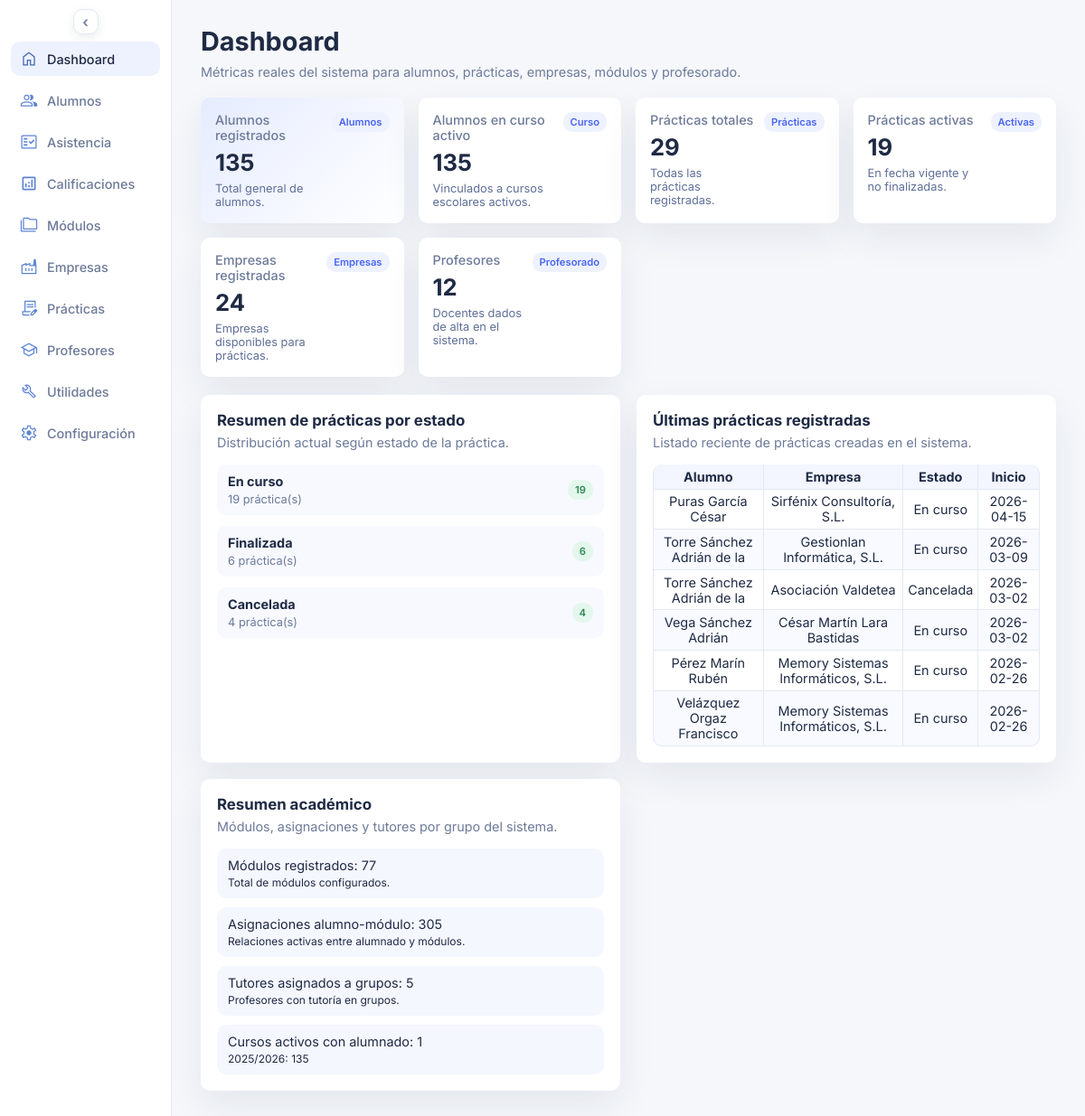
The page / on the database its author committed.
### tables this page shows
CREATE TABLE `practicas` (
  `id_practica` int(10) UNSIGNED NOT NULL,
  `id_alumno` int(10) UNSIGNED NOT NULL,
  `id_empresa` int(10) UNSIGNED NOT NULL,
  `id_direccion` int(10) UNSIGNED DEFAULT NULL,
  `id_empresa_tutor` int(10) UNSIGNED DEFAULT NULL,
  `anexo` smallint(5) UNSIGNED DEFAULT NULL,
  `fecha_inicio` date DEFAULT NULL,
  `fecha_fin` date DEFAULT NULL,
  `fecha_fin_real` date DEFAULT NULL,
  `motivo_exclusion` varchar(60) DEFAULT NULL,
  `id_practica_anterior` int(10) UNSIGNED DEFAULT NULL,
  `dias_extra` tinyint(2) UNSIGNED NOT NULL DEFAULT 0,
  `fecha_fin_extra` date DEFAULT NULL,
  `horas` smallint(5) UNSIGNED NOT NULL DEFAULT 0,
  `circ_excep` tinyint(1) NOT NULL DEFAULT 0,
  `cancelada` tinyint(1) NOT NULL DEFAULT 0,
  `horas_hechas` smallint(5) UNSIGNED NOT NULL DEFAULT 0,
  `mayor_edad` tinyint(1) NOT NULL DEFAULT 0,
  `instrucciones` text DEFAULT NULL,
  `observaciones` text DEFAULT NULL
);

CREATE TABLE `alumnos` (
  `id_alumno` int(10) UNSIGNED NOT NULL,
  `nia` varchar(20) DEFAULT NULL,
  `dni` varchar(20) DEFAULT NULL,
  `seg_soc` varchar(20) DEFAULT NULL,
  `apellido1` varchar(60) NOT NULL,
  `apellido2` varchar(60) DEFAULT NULL,
  `nombre` varchar(60) NOT NULL,
  `fecha_nacimiento` date DEFAULT NULL,
  `horas_ffe_aprobadas` smallint(5) UNSIGNED DEFAULT NULL,
  `id_provincia` int(10) UNSIGNED DEFAULT NULL,
  `id_localidad` int(10) UNSIGNED DEFAULT NULL,
  `cp` varchar(10) DEFAULT NULL,
  `repite_curso` tinyint(1) DEFAULT 0,
  `nombre_tutor1` varchar(60) DEFAULT NULL,
  `telefono_tutor1` varchar(20) DEFAULT NULL,
  `correo_tutor1` varchar(150) DEFAULT NULL,
  `nombre_tutor2` varchar(60) DEFAULT NULL,
  `telefono_tutor2` varchar(20) DEFAULT NULL,
  `correo_tutor2` varchar(150) DEFAULT NULL,
  `faltas_10_dia` date DEFAULT NULL,
  `faltas_10_cantidad` smallint(5) UNSIGNED NOT NULL DEFAULT 0,
  `faltas_15_dia` date DEFAULT NULL,
  `faltas_15_cantidad` smallint(5) UNSIGNED NOT NULL DEFAULT 0,
  `comentarios` text DEFAULT NULL
);

CREATE TABLE `empresas` (
  `id_empresa` int(10) UNSIGNED NOT NULL,
  `cif` varchar(20) DEFAULT NULL,
  `nombre` varchar(60) NOT NULL,
  `apellido1` varchar(60) DEFAULT NULL,
  `apellido2` varchar(60) DEFAULT NULL,
  `nombre_comercial` varchar(150) DEFAULT NULL,
  `convenio` smallint(5) UNSIGNED DEFAULT NULL,
  `notas` text DEFAULT NULL
);

### index.php (called while the page is built)
<?php
require __DIR__ . '/dashboard.php';

### dashboard.php (the view, shortened to what this page needs)
<?php
$pdo = null;
try {
  $pdo = db();
} catch (Throwable $exception) {
  $pdo = null;
}
function table_exists(?PDO $pdo, string $table): bool
{
  try {
    $stmt = $pdo->prepare(
      'SELECT 1
       FROM information_schema.TABLES
       WHERE TABLE_SCHEMA = DATABASE()
         AND TABLE_NAME = :table_name
       LIMIT 1'
    );
    $stmt->execute(['table_name' => $table]);
    return (bool) $stmt->fetchColumn();
  } catch (Throwable $exception) {
    return false;
  }
}
function fetch_scalar(?PDO $pdo, string $sql, array $params = []): ?int
{
  try {
    $stmt = $pdo->prepare($sql);
    $stmt->execute($params);
    $value = $stmt->fetchColumn();
    return $value !== false ? (int) $value : 0;
  } catch (Throwable $exception) {
    return null;
  }
}
function fetch_rows(?PDO $pdo, string $sql, array $params = []): ?array
{
  try {
    $stmt = $pdo->prepare($sql);
    $stmt->execute($params);
    return $stmt->fetchAll();
  } catch (Throwable $exception) {
    return null;
  }
}
$has_alumnos = table_exists($pdo, 'alumnos');
$has_alumno_curso = table_exists($pdo, 'alumno_curso');
$has_cursos_escolares = table_exists($pdo, 'cursos_escolares');
$has_practicas = table_exists($pdo, 'practicas');
$has_empresas = table_exists($pdo, 'empresas');
$has_modulos = table_exists($pdo, 'modulos');
$has_alumno_modulo = table_exists($pdo, 'alumno_modulo');
$has_profesores = table_exists($pdo, 'profesores');
$has_grupos_tutores = table_exists($pdo, 'grupos_tutores');
$total_alumnos = $has_alumnos
  ? fetch_scalar($pdo, 'SELECT COUNT(*) FROM alumnos')
  : null;
$alumnos_curso_activo = ($has_alumno_curso && $has_cursos_escolares)
  ? fetch_scalar(
    $pdo,
    'SELECT COUNT(*)
     FROM alumno_curso ac
     INNER JOIN cursos_escolares ce ON ce.id_curso_escolar = ac.id_curso_escolar
     WHERE ce.activo = 1'
  )
  : null;
$total_practicas = $has_practicas
  ? fetch_scalar($pdo, 'SELECT COUNT(*) FROM practicas')
  : null;
$practicas_activas = $has_practicas
  ? fetch_scalar(
    $pdo,
    'SELECT COUNT(*)
     FROM practicas p
     WHERE COALESCE(p.cancelada, 0) = 0
       AND p.fecha_inicio IS NOT NULL
       AND p.fecha_inicio <= CURDATE()
       AND COALESCE(p.fecha_fin_extra, p.fecha_fin) IS NOT NULL
       AND COALESCE(p.fecha_fin_extra, p.fecha_fin) >= CURDATE()'
  )
  : null;
$total_empresas = $has_empresas
  ? fetch_scalar($pdo, 'SELECT COUNT(*) FROM empresas')
  : null;
$total_modulos = $has_modulos
  ? fetch_scalar($pdo, 'SELECT COUNT(*) FROM modulos')
  : null;
$total_asignaciones_modulo = $has_alumno_modulo
  ? fetch_scalar($pdo, 'SELECT COUNT(*) FROM alumno_modulo')
  : null;
$total_profesores = $has_profesores
  ? fetch_scalar($pdo, 'SELECT COUNT(*) FROM profesores')
  : null;
$total_tutores_grupo = $has_grupos_tutores
  ? fetch_scalar($pdo, 'SELECT COUNT(DISTINCT id_profesor) FROM grupos_tutores')
  : null;
$practicas_por_estado = $has_practicas
  ? fetch_rows(
    $pdo,
    'SELECT
      CASE
        WHEN COALESCE(p.cancelada, 0) = 1 THEN "Cancelada"
        WHEN p.fecha_inicio IS NULL OR p.fecha_inicio = "" OR COALESCE(p.fecha_fin_extra, p.fecha_fin) IS NULL OR COALESCE(p.fecha_fin_extra, p.fecha_fin) = "" THEN "No disponible"
        WHEN CURDATE() < p.fecha_inicio THEN "En espera"
        WHEN CURDATE() <= COALESCE(p.fecha_fin_extra, p.fecha_fin) THEN "En curso"
        ELSE "Finalizada"
      END AS estado,
      COUNT(*) AS total
     FROM practicas p
     GROUP BY estado
     ORDER BY total DESC, estado ASC'
  )
  : null;
$ultimas_practicas = ($has_practicas && $has_alumnos && $has_empresas)
  ? fetch_rows(
    $pdo,
    'SELECT
      p.id_practica,
      p.fecha_inicio,
      p.fecha_fin,
      CASE
        WHEN COALESCE(p.cancelada, 0) = 1 THEN "Cancelada"
        WHEN p.fecha_inicio IS NULL OR p.fecha_inicio = "" OR COALESCE(p.fecha_fin_extra, p.fecha_fin) IS NULL OR COALESCE(p.fecha_fin_extra, p.fecha_fin) = "" THEN "No disponible"
        WHEN CURDATE() < p.fecha_inicio THEN "En espera"
        WHEN CURDATE() <= COALESCE(p.fecha_fin_extra, p.fecha_fin) THEN "En curso"
        ELSE "Finalizada"
      END AS estado,
      a.nombre AS alumno_nombre,
      a.apellido1 AS alumno_apellido1,
      a.apellido2 AS alumno_apellido2,
      e.nombre AS empresa_nombre,
      e.apellido1 AS empresa_apellido1,
      e.apellido2 AS empresa_apellido2
     FROM practicas p
     INNER JOIN alumnos a ON a.id_alumno = p.id_alumno
     INNER JOIN empresas e ON e.id_empresa = p.id_empresa
     ORDER BY p.id_practica DESC
     LIMIT 6'
  )
  : null;
$alumnos_por_curso_activo = ($has_alumno_curso && $has_cursos_escolares)
  ? fetch_rows(
    $pdo,
    'SELECT ce.curso_escolar, COUNT(*) AS total
     FROM alumno_curso ac
     INNER JOIN cursos_escolares ce ON ce.id_curso_escolar = ac.id_curso_escolar
     WHERE ce.activo = 1
     GROUP BY ce.id_curso_escolar, ce.curso_escolar
     ORDER BY ce.curso_escolar ASC'
  )
  : null;
?>
<!DOCTYPE html>
<html lang="es">
<head>
  <link rel="stylesheet" href="assets/styles.css">
</head>
<body>
  <div class="page">
    <?php require __DIR__ . '/includes/sidebar.php'; ?>
    <main class="content">
      <header class="header">
        <div>
          <h1>Dashboard</h1>
          <p class="subheading">Métricas reales del sistema para alumnos, prácticas, empresas, módulos y profesorado.</p>
        </div>
      </header>
      <section class="cards">
        <article class="card highlight">
          <div>
            <p class="card-label">Alumnos registrados</p>
            <h2><?php echo $total_alumnos !== null ? number_format($total_alumnos, 0, ',', '.') : '—'; ?></h2>
            <p class="card-note"><?php echo $total_alumnos !== null ? 'Total general de alumnos.' : 'Sin datos disponibles'; ?></p>
          </div>
          <span class="card-badge">Alumnos</span>
        </article>
        <article class="card">
          <div>
            <p class="card-label">Alumnos en curso activo</p>
            <h2><?php echo $alumnos_curso_activo !== null ? number_format($alumnos_curso_activo, 0, ',', '.') : '—'; ?></h2>
            <p class="card-note"><?php echo $alumnos_curso_activo !== null ? 'Vinculados a cursos escolares activos.' : 'Sin datos disponibles'; ?></p>
          </div>
          <span class="card-badge">Curso</span>
        </article>
        <article class="card">
          <div>
            <p class="card-label">Prácticas totales</p>
            <h2><?php echo $total_practicas !== null ? number_format($total_practicas, 0, ',', '.') : '—'; ?></h2>
            <p class="card-note"><?php echo $total_practicas !== null ? 'Todas las prácticas registradas.' : 'Sin datos disponibles'; ?></p>
          </div>
          <span class="card-badge">Prácticas</span>
        </article>
        <article class="card">
          <div>
            <p class="card-label">Prácticas activas</p>
            <h2><?php echo $practicas_activas !== null ? number_format($practicas_activas, 0, ',', '.') : '—'; ?></h2>
            <p class="card-note"><?php echo $practicas_activas !== null ? 'En fecha vigente y no finalizadas.' : 'Sin datos disponibles'; ?></p>
          </div>
          <span class="card-badge">Activas</span>
        </article>
        <article class="card">
          <div>
            <p class="card-label">Empresas registradas</p>
            <h2><?php echo $total_empresas !== null ? number_format($total_empresas, 0, ',', '.') : '—'; ?></h2>
            <p class="card-note"><?php echo $total_empresas !== null ? 'Empresas disponibles para prácticas.' : 'Sin datos disponibles'; ?></p>
          </div>
          <span class="card-badge">Empresas</span>
        </article>
        <article class="card">
          <div>
            <p class="card-label">Profesores</p>
            <h2><?php echo $total_profesores !== null ? number_format($total_profesores, 0, ',', '.') : '—'; ?></h2>
            <p class="card-note"><?php echo $total_profesores !== null ? 'Docentes dados de alta en el sistema.' : 'Sin datos disponibles'; ?></p>
          </div>
          <span class="card-badge">Profesorado</span>
        </article>
      </section>
      <section class="grid">
        <article class="panel">
          <div class="panel-header">
            <h3>Resumen de prácticas por estado</h3>
            <p>Distribución actual según estado de la práctica.</p>
          </div>
          <ul class="activity">
            <?php if (!$practicas_por_estado): ?>
              <li>
                <div>
                  <strong>Sin datos disponibles</strong>
                  <p>No se han encontrado estados de prácticas.</p>
                </div>
              </li>
            <?php else: ?>
              <?php foreach ($practicas_por_estado as $fila_estado): ?>
                <li>
                  <div>
                    <strong><?php echo htmlspecialchars((string) $fila_estado['estado'], ENT_QUOTES, 'UTF-8'); ?></strong>
                    <p><?php echo (int) $fila_estado['total']; ?> práctica(s)</p>
                  </div>
                  <span class="status"><?php echo (int) $fila_estado['total']; ?></span>
                </li>
              <?php endforeach; ?>
            <?php endif; ?>
          </ul>
        </article>
        <article class="panel">
          <div class="panel-header">
            <h3>Últimas prácticas registradas</h3>
            <p>Listado reciente de prácticas creadas en el sistema.</p>
          </div>
          <div class="panel-grid">
            <table>
              <thead>
                <tr>
                  <th>Alumno</th>
                  <th>Empresa</th>
                  <th>Estado</th>
                  <th>Inicio</th>
                </tr>
              </thead>
              <tbody>
                <?php if (!$ultimas_practicas): ?>
                  <tr>
                    <td colspan="4">Sin datos disponibles</td>
                  </tr>
                <?php else: ?>
                  <?php foreach ($ultimas_practicas as $practica): ?>
                    <?php
                      $nombre_alumno = trim(implode(' ', array_filter([
                        trim((string) ($practica['alumno_apellido1'] ?? '')),
                        trim((string) ($practica['alumno_apellido2'] ?? '')),
                        trim((string) ($practica['alumno_nombre'] ?? '')),
                      ], static fn ($valor) => $valor !== '')));
                      $nombre_empresa = trim(implode(' ', array_filter([
                        trim((string) ($practica['empresa_nombre'] ?? '')),
                        trim((string) ($practica['empresa_apellido1'] ?? '')),
                        trim((string) ($practica['empresa_apellido2'] ?? '')),
                      ], static fn ($valor) => $valor !== '')));
                    ?>
                    <tr>
                      <td><?php echo htmlspecialchars($nombre_alumno !== '' ? $nombre_alumno : 'No disponible', ENT_QUOTES, 'UTF-8'); ?></td>
                      <td><?php echo htmlspecialchars($nombre_empresa !== '' ? $nombre_empresa : 'No disponible', ENT_QUOTES, 'UTF-8'); ?></td>
                      <td><?php echo htmlspecialchars((string) $practica['estado'], ENT_QUOTES, 'UTF-8'); ?></td>
                      <td><?php echo htmlspecialchars((string) ($practica['fecha_inicio'] ?: 'No disponible'), ENT_QUOTES, 'UTF-8'); ?></td>
                    </tr>
                  <?php endforeach; ?>
                <?php endif; ?>
              </tbody>
            </table>
          </div>
        </article>
        <article class="panel">
          <div class="panel-header">
            <h3>Resumen académico</h3>
            <p>Módulos, asignaciones y tutores por grupo del sistema.</p>
          </div>
          <div class="panel-grid">
            <a class="panel-link" href="modulos.php">
              <span>Módulos registrados: <?php echo $total_modulos !== null ? number_format($total_modulos, 0, ',', '.') : 'Sin datos disponibles'; ?></span>
              <small>Total de módulos configurados.</small>
            </a>
            <a class="panel-link" href="modulos.php">
              <span>Asignaciones alumno-módulo: <?php echo $total_asignaciones_modulo !== null ? number_format($total_asignaciones_modulo, 0, ',', '.') : 'Sin datos disponibles'; ?></span>
              <small>Relaciones activas entre alumnado y módulos.</small>
            </a>
            <a class="panel-link" href="profesores.php">
              <span>Tutores asignados a grupos: <?php echo $total_tutores_grupo !== null ? number_format($total_tutores_grupo, 0, ',', '.') : 'Sin datos disponibles'; ?></span>
              <small>Profesores con tutoría en grupos.</small>
            </a>
            <a class="panel-link" href="alumnos.php">
              <span>Cursos activos con alumnado: <?php echo $alumnos_por_curso_activo ? count($alumnos_por_curso_activo) : 0; ?></span>
              <small>
                <?php if (!$alumnos_por_curso_activo): ?>
                  Sin datos disponibles.
                <?php else: ?>
                  <?php
                    $resumen_cursos = array_map(
                      static fn ($fila) => $fila['curso_escolar'] . ': ' . $fila['total'],
                      $alumnos_por_curso_activo
                    );
                    echo htmlspecialchars(implode(' · ', $resumen_cursos), ENT_QUOTES, 'UTF-8');
                  ?>
                <?php endif; ?>
              </small>
            </a>
          </div>
        </article>
      </section>
    </main>
  </div>
</body>
</html>

### rows shown on the page
practicas: id_alumno.nombre "Puras García César", id_empresa.nombre "Sirfénix Consultoría, S.L.", estado "En curso", fecha_inicio "2026-04-15"
practicas: id_alumno.nombre "Torre Sánchez Adrián de la", id_empresa.nombre "Gestionlan Informática, S.L.", estado "En curso", fecha_inicio "2026-03-09"
practicas: id_alumno.nombre "Torre Sánchez Adrián de la", id_empresa.nombre "Asociación Valdetea", estado "Cancelada", fecha_inicio "2026-03-02"
practicas: id_alumno.nombre "Vega Sánchez Adrián", id_empresa.apellido2 "César Martín Lara Bastidas", estado "En curso", fecha_inicio "2026-03-02"
practicas: id_alumno.nombre "Pérez Marín Rubén", id_empresa.nombre "Memory Sistemas Informáticos, S.L.", estado "En curso", fecha_inicio "2026-02-26"
practicas: id_alumno.nombre "Velázquez Orgaz Francisco", id_empresa.nombre "Memory Sistemas Informáticos, S.L.", estado "En curso", fecha_inicio "2026-02-26"

### other values the page prints
$item['label'] "Dashboard"
$item['label'] "Alumnos"
$item['label'] "Asistencia"
$item['label'] "Calificaciones"
$item['label'] "Módulos"
$item['label'] "Empresas"
$item['label'] "Prácticas"
$item['label'] "Profesores"
$item['label'] "Utilidades"
$item['label'] "Configuración"
$total_alumnos "135"
$alumnos_curso_activo "135"
$total_practicas "29"
$practicas_activas "19"
$total_empresas "24"
